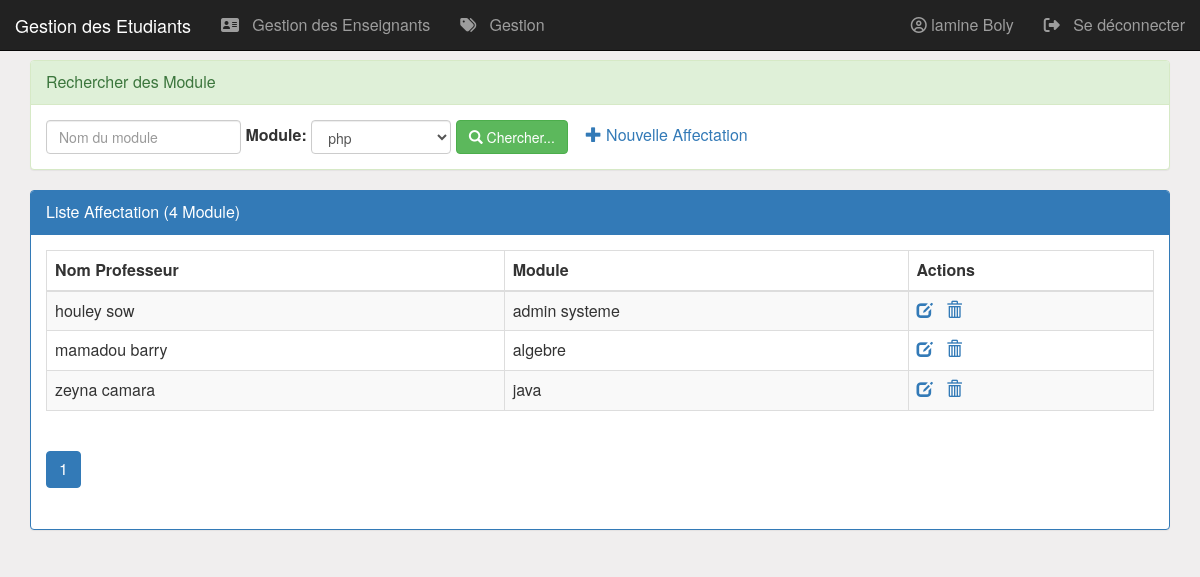
The app's page /gestion.php (signed in) with its own data.
### tables this page shows
CREATE TABLE `affecter_module` (
  `idAffect` int(11) NOT NULL,
  `idModule` int(11) NOT NULL,
  `enseignant_id` int(11) NOT NULL
);

CREATE TABLE `enseignant` (
  `idEnseignant` int(11) NOT NULL,
  `nom` varchar(50) DEFAULT NULL,
  `prenom` varchar(50) DEFAULT NULL,
  `login` varchar(100) NOT NULL,
  `password` varchar(100) NOT NULL,
  `civilite` varchar(1) DEFAULT NULL,
  `photo` varchar(100) DEFAULT NULL
);

CREATE TABLE `module` (
  `idModule` int(11) NOT NULL,
  `nomModule` varchar(50) NOT NULL
);

### gestion.php (the view, shortened to what this page needs)
<?php
    require_once("connexiondb.php");
    $nomf=isset($_GET['nomF'])?$_GET['nomF']:"";
    $module=isset($_GET['idModule'])?$_GET['idModule']:"all";
    $size=isset($_GET['size'])?$_GET['size']:6;
    $page=isset($_GET['page'])?$_GET['page']:1;
    if($module=="all"){
        $requeteCount="select count(*) countF from module
                where nomModule like '%$nomf%'";
    }
    $resultatCount=$pdo->query($requeteCount);
    $tabCount=$resultatCount->fetch();
    $nbrFiliere=$tabCount['countF'];
    $reste=$nbrFiliere % $size;
    if($reste===0)
        $nbrPage=$nbrFiliere/$size;
    else
     $nbrPage=floor($nbrFiliere/$size)+1;
     $ens="select * from enseignant E , module M, affecter_module A where
     E.idEnseignant = A.enseignant_id and M.idModule =A.idModule";
     $res=$pdo->query($ens);
?>
<!DOCTYPE HTML>
<HTML>
    <head>
        <link rel="stylesheet" type="text/css" href="css/bootstrap.css">
        <link rel="stylesheet" href="https://maxcdn.bootstrapcdn.com/bootstrap/3.4.0/css/bootstrap.min.css">
        <link rel="stylesheet" type="text/css" href="css/monstyle.css">
    </head>
    <body>
        <nav class="navbar navbar-inverse navbar-fixed-top">
<div class="container-fluid">
    <div class="navbar-header">
        <a href="Etudiant.php" class="navbar-brand">Gestion des Etudiants</a>
    </div>
    <ul class="nav navbar-nav">
        <li><a href="EnseignantResp.php">
                <i class="fa fa-vcard"></i>
                &nbsp Gestion des Enseignants
            </a>
        </li>
         <li><a href="gestion.php">
                <i class="fa fa-tags"></i>
                &nbsp Gestion
            </a>
        </li>
    </ul>
    <ul class="nav navbar-nav navbar-right">
         <li>
            <a href="#">
                <i class="fa fa-user-circle-o"></i>
                <?php echo  ' '.$_SESSION['prenom'].' '.$_SESSION['nom']?>
            </a>
        </li>
        <li>
            <a href="seDeconnecter.php">
                <i class="fa fa-sign-out"></i>
                &nbsp Se déconnecter
            </a>
        </li>
    </ul>
</div>
</nav>
        <div class="container">
            <div class="panel panel-success margetop60">
				<div class="panel-heading">Rechercher des Module</div>
				<div class="panel-body">
					<form method="get" action="gestion.php" class="form-inline">
						<div class="form-group">
                            <input type="text" name="nomF"
                                   placeholder="Nom du module"
                                   class="form-control"
                                   value="<?php echo $nomf ?>"/>
                        </div>
                        <label for="niveau">Module:</label>
			            <select name="niveau" class="form-control" id="niveau"
                             onchange="this.form.submit()">
                            <?php $reponse = $pdo->query('SELECT * FROM module ');
                             while ($donnees = $reponse->fetch())
									{
									?>
					<option value="<?php echo $donnees['idModule']; ?>">
					    <?php echo $donnees['nomModule']; ?>
					</option>
					<?php } ?>
			            </select>
				        <button type="submit" class="btn btn-success">
                            <span class="glyphicon glyphicon-search"></span>
                            Chercher...
                        </button>
                            <a href="nouvelleAffectation.php">
                                <span class="glyphicon glyphicon-plus"></span>
                                Nouvelle Affectation
                            </a>
					</form>
				</div>
			</div>
            <div class="panel panel-primary">
                <div class="panel-heading">Liste Affectation (<?php echo $nbrFiliere ?> Module)</div>
                <div class="panel-body">
                    <table class="table table-striped table-bordered">
                        <thead>
                            <tr>
                                <th>Nom Professeur</th><th>Module</th>
                                	<th>Actions</th>
                            </tr>
                        </thead>
                        <tbody>
                            <?php while($filiere=$res->fetch() ){ ?>
                                <tr>
                                    <td><?php echo  $filiere['prenom'], ' ', $filiere['nom']?> </td>
                                    <td><?php echo $filiere['nomModule']?> </td>
                                        <td>
                                            <a href="editerAffect.php?<?php echo $filiere['idAffect'] ?>">
                                                <span class="glyphicon glyphicon-edit"></span>
                                            </a>
                                            <a onclick="return confirm('Etes vous sur de vouloir supprimer l Affectation ')"
                                                href="supprimerAffect.php?idF<?php echo $filiere['idAffect'] ?>">
                                                    <span class="glyphicon glyphicon-trash"></span>
                                            </a>
                                        </td>
                                </tr>
                            <?PHP } ?>
                       </tbody>
                    </table>
                <div>
                    <ul class="pagination">
                        <?php for($i=1;$i<=$nbrPage;$i++){ ?>
                            <li class="<?php if($i==$page) echo 'active' ?>">
            <a href="nouvelleAffectation.php?page=<?php echo $i;?>&nomF=<?php echo $nomf ?>&module=<?php echo $niveau ?>">
                                    <?php echo $i; ?>
                                </a>
                             </li>
                        <?php } ?>
                    </ul>
                </div>
                </div>
            </div>
        </div>
    </body>
</HTML>

### css/monstyle.css (style rules this page uses)
.margetop60 { margin-top: 60px; }
body { background-color: rgb(240, 238, 238); font-size: 16px; }

### records on screen
affecter_module: enseignant.prenom "houley", enseignant.nom "sow", idModule.nomModule "admin systeme"
affecter_module: enseignant.prenom "mamadou", enseignant.nom "barry", idModule.nomModule "algebre"
affecter_module: enseignant.prenom "zeyna", enseignant.nom "camara", idModule.nomModule "java"

### other values on screen
$_SESSION['prenom'] "lamine"
$_SESSION['nom'] "Boly"
$nbrFiliere "4"
form field niveau "php"
